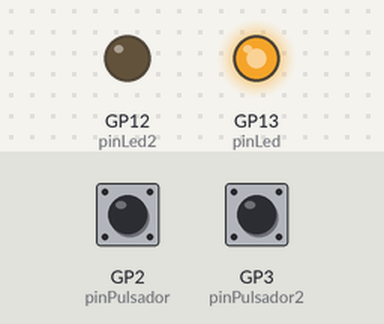
This sketch was run on a simulated Raspberry Pi Pico. On the bench: output pins drawn as LEDs (lit = HIGH). The test bench sets the inputs (shaded band); at power-on: GP3 (pinPulsador2) LOW, GP2 (pinPulsador) HIGH. What the sketch prints to the serial monitor is not drawn.

Above: at 1.2 s.
1.3 s: GP3 (pinPulsador2) pulled HIGH for 0.15 s
At 1.9 s:
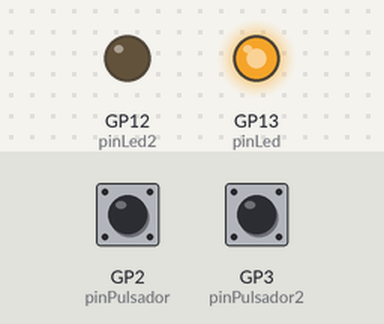
3.0 s: GP2 (pinPulsador) pulled LOW for 0.15 s
At 3.11 s:
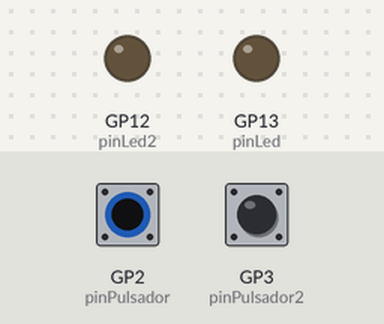
4.6 s: GP3 (pinPulsador2) pulled HIGH for 1 s
At 5.2 s:
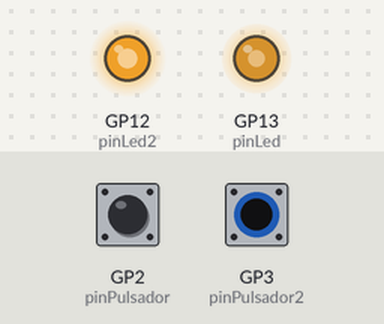
7.1 s: GP2 (pinPulsador) pulled LOW for 1 s
At 8.9 s:
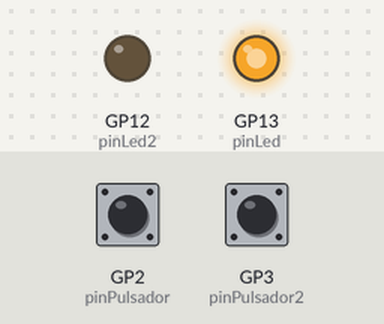
11.1 s: GP2 (pinPulsador) pulled LOW for 3.2 s
At 12.4 s:
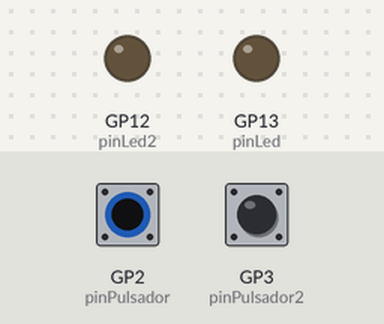
15.8 s: GP2 (pinPulsador) driven LOW and GP3 (pinPulsador2) driven HIGH
At 16.7 s:
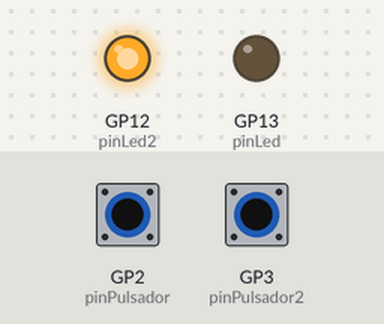
Timing chart, 0 to 18.3 s (numbered marks = the images above; inputs shaded):
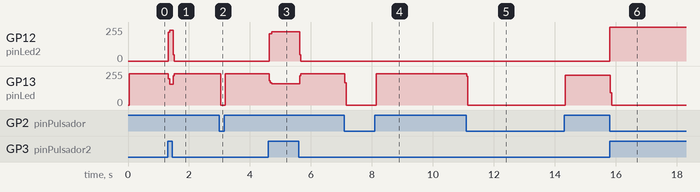

Measured:
- after the input at 1.3 s, GP12 (pinLed2): 0/255 → 229/255 at once, → 0/255 0.16 s later; GP13 (pinLed): 233/255 → 157/255 at once, → 233/255 0.16 s later
- after the input at 3.0 s, GP13 (pinLed): 233/255 → 0/255 at once, → 235/255 0.15 s later
- after the input at 4.6 s, GP12 (pinLed2): 0/255 → 205/255 at once, → 218/255 0.08 s later, → 0/255 0.92 s later; GP13 (pinLed): 235/255 → 160/255 at once, → 235/255 1.0 s later
- after the input at 7.1 s, GP13 (pinLed): 235/255 → 0/255 at once, → 235/255 1.0 s later
- after the input at 11.1 s, GP13 (pinLed): 235/255 → 0/255 at once, → 223/255 3.2 s later
- after the input at 15.8 s, GP12 (pinLed2): 0/255 → 255/255 at once; GP13 (pinLed): 223/255 → 0/255 at once

The sketch:

do_while_yeep.ino
```cpp
//estructura de control do while : si en while es falso vuelve a ejecutarse desde el do

//pulsador1
int pinLed = 13;
int pinPulsador = 2;
boolean estadoPulsador;

//pulsador2
int pinLed2 = 12;
int pinPulsador2 = 3;
boolean estadoPulsador2;

void setup() {
  // put your setup code here, to run once:
  Serial.begin(9600);
  //pulsador y led
  pinMode(pinLed, OUTPUT);
  pinMode(pinPulsador, INPUT);

  //pulsador2 y led2
  pinMode(pinLed2, OUTPUT);
  pinMode(pinPulsador2, INPUT);
}

void loop()
{
  loop1();
  loop2();

}
void loop1() {
  do{
    digitalWrite(pinLed, LOW);
    estadoPulsador = digitalRead(pinPulsador);
    Serial.print("Pulsador: ");
    Serial.print(estadoPulsador);
    Serial.println();
  } while(estadoPulsador==0);//si es cero continua en do arriba, si es falsa ejecuta abajo
  digitalWrite(pinLed, HIGH);

  Serial.print("Pulsador: ");
  Serial.print(estadoPulsador);
  Serial.println();

}

  void loop2() {
  do{
    digitalWrite(pinLed2, LOW);
    estadoPulsador2 = digitalRead(pinPulsador2);
    Serial.print("Pulsador2: ");
    Serial.print(estadoPulsador2);
    Serial.println();
  } while(estadoPulsador2==0);//si es cero continua en do arriba, si es falsa ejecuta abajo
  digitalWrite(pinLed2, HIGH);

  Serial.print("Pulsador2: ");
  Serial.print(estadoPulsador2);
  Serial.println();

}
```
